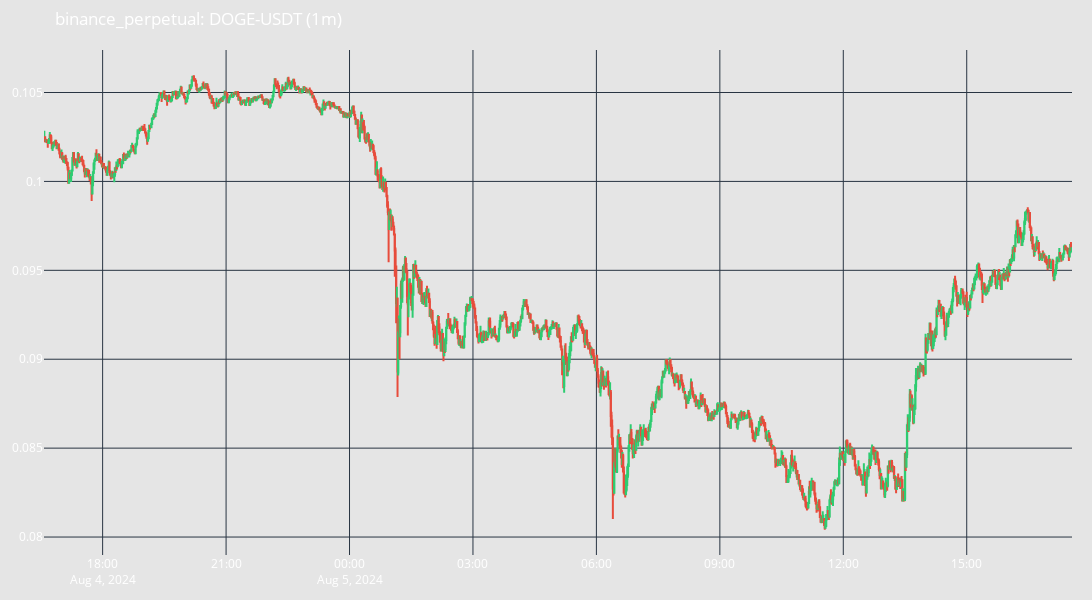

Notebook code for this chart:
### Code cell
trading_pair = list(candles.keys())[0]
candles[trading_pair].plot(type="candles")

### Figure 1 — Plotly figure (JSON) as saved in the notebook; plotly's stock layout.template omitted (floating-point values rounded to 4 significant figures; data arrays with more than 128 entries replaced by an {"elided": "..."} marker saying what was removed)
{"data": [{"close": {"elided": "1499 float values"}, "decreasing": {"line": {"color": "#E74C3C"}}, "high": {"elided": "1499 float values"}, "increasing": {"line": {"color": "#2ECC71"}}, "low": {"elided": "1499 float values"}, "name": "Candlesticks", "open": {"elided": "1499 float values"}, "x": {"elided": "1499 str values"}, "type": "candlestick"}], "layout": {"font": {"color": "white", "size": 12}, "margin": {"l": 20, "r": 20, "t": 50, "b": 20}, "xaxis": {"rangeslider": {"visible": false}}, "title": {"text": "binance_perpetual: DOGE-USDT (1m)"}, "plot_bgcolor": "rgba(0, 0, 0, 0)", "paper_bgcolor": "rgba(0, 0, 0, 0.1)", "height": 600, "width": 1200, "hovermode": "x unified", "showlegend": false}}
